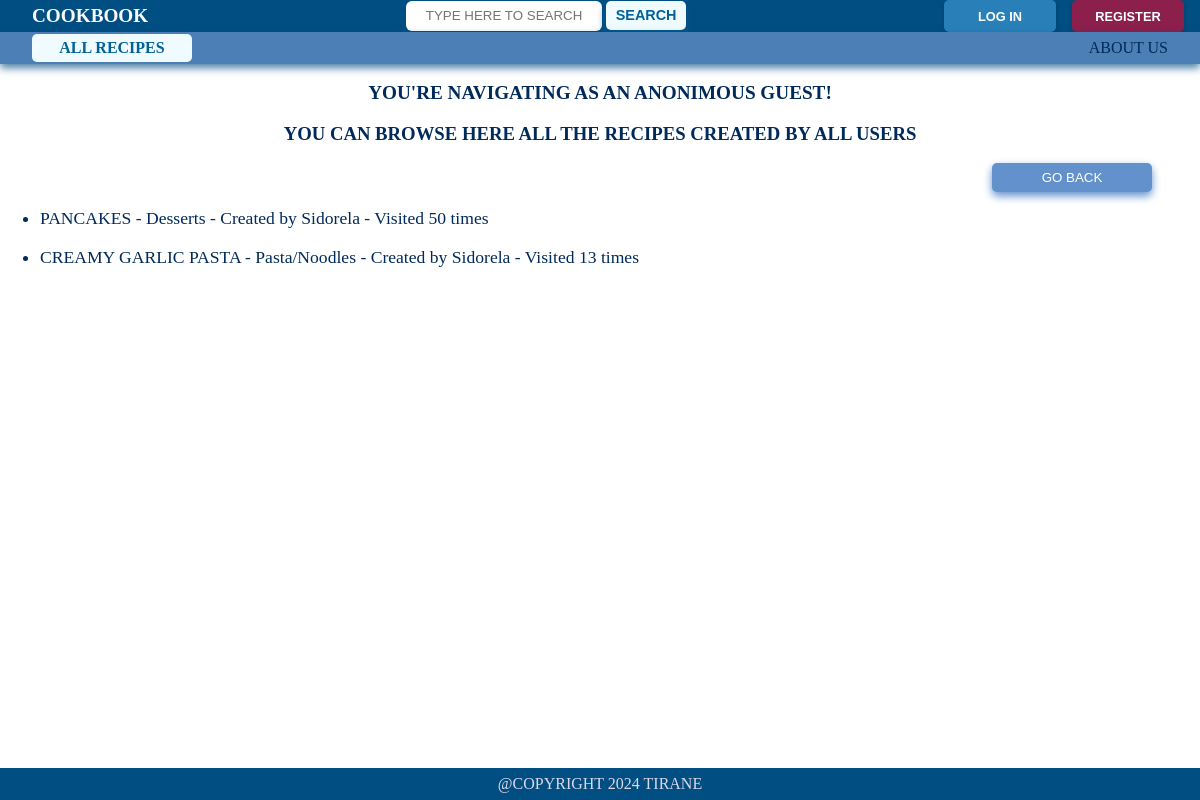
/all_recipe_list/, run on an earlier commit of the app's database.
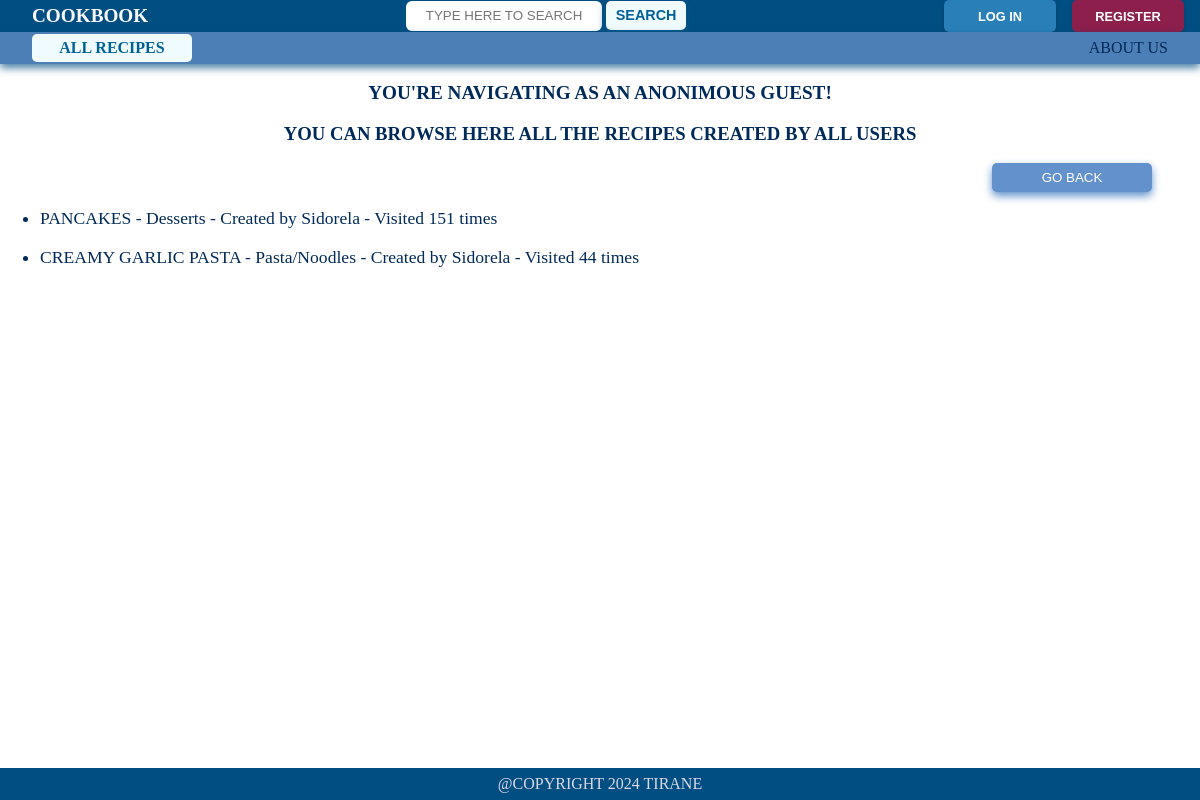
And on a later commit of the database.
### recipes/models.py (models this page shows, shortened)
class Recipe (models.Model):
    CATEGORIES = (
        ('appetizer','Appetizer'),
        ('soup', 'Soup'),
        ('salad', 'Salad'),
        ('main', 'Main dishes'),
        ('pasta', 'Pasta/Noodles'),
        ('rice', 'Rice/Grains'),
        ('vegetarian', 'Vegetarian'),
        ('vegan', 'Vegan'),
        ('seafood', 'Seafood'),
        ('meat', 'Meat'),
        ('pizza', 'Pizza'),
        ('sandwich', 'Sandwich/Wraps'),
        ('side', 'Side dishes'),
        ('breakfast/brunch', 'Breakfast/Bruch'),
        ('dessert', 'Desserts'),
        ('grill', 'Grilling/Barbecue'),
        ('healthy', 'Healthy/Low calories'),
        ('international', 'International Cuisine')
    )
    DIFFICULTY_LEVEL = (
        ('easy', 'Easy'),
        ('medium', 'Medium'),
        ('hard', 'Hard')
    )
    id = models.AutoField(primary_key=True, auto_created=True, editable=False)
    title = models.CharField(max_length=255)
    ingredients = models.TextField(blank=True, null=True)
    instructions = models.TextField(blank=True, null=True)
    category = models.CharField(
        max_length = 255,
        choices = CATEGORIES,
        default = None,
        blank = True,
        null = True
    )
    difficulty = models.CharField(
            max_length = 255,
            choices = DIFFICULTY_LEVEL,
            default = None,
            blank = True,
            null = True
        )
    cooking_time = models.PositiveIntegerField ()
    created_by = models.ForeignKey(User, related_name='recipes', on_delete=models.CASCADE)
    created_at = models.DateTimeField(default=now, editable=False)
    updated_at = models.DateTimeField(auto_now=True, blank=True)
    search_vector = SearchVectorField(null=True, editable = False)
    visit_count = models.PositiveIntegerField(default=0)

### account/models.py (models this page shows)
class User (AbstractBaseUser, PermissionsMixin):
    id=models.AutoField(primary_key=True, auto_created=True, editable=False)
    email=models.EmailField(unique=True)
    name=models.CharField(max_length=150, blank=True, null=True)
    is_active=models.BooleanField(default=True)
    is_superuser=models.BooleanField(default=False)
    is_staff=models.BooleanField(default=False)
    date_joined=models.DateTimeField(auto_now_add=True)
    last_login=models.DateTimeField(blank=True, null=True)
    objects=CustomUserManager()
    USERNAME_FIELD = 'email'
    EMAIL_FIELD='email'
    REQUIRED_FIELDS=['name']
    groups = models.ManyToManyField(Group, related_name='custom_user_set')
    user_permissions = models.ManyToManyField(Permission, related_name='custom_user_set')

### recipes/views.py (the view)
# urls.py: path('all_recipe_list/', views.all_recipe_list, name='all_recipe_list'),
def all_recipe_list(request):
    recipes = Recipe.objects.all()
    return render(request, 'recipes/all_recipe_list.html', {'recipes': recipes})

### recipes/templates/recipes/all_recipe_list.html
{% extends 'core/base.html' %}
{% block content %}
    <h3>YOU CAN BROWSE HERE ALL THE RECIPES CREATED BY ALL USERS</h3>
    <div class="go_back"><button class="back" id="back">Go back</button></div>
    <ul>
        {% for recipe in recipes %}
            <li><a href="{% url 'recipe_detail' recipe.id %}">{{ recipe.title|upper }} - {{ recipe.get_category_display}} - Created by {{ recipe.created_by.name|title }} - Visited {{ recipe.visit_count }} times</a></li><br>
        {% endfor %}
    </ul>
{% endblock %}

### core/templates/core/base.html (shortened to what this page needs)
{% load static %}
<!DOCTYPE html>
<html lang="en">
  <head>
    <link rel="stylesheet" href="{% static 'style.css' %}" />
  </head>
  <body>
    <nav>
      <div class="logo">
        <a href="{% url 'index' %}"><strong>COOKBOOK</strong></a>
      </div>
      {% if user.is_authenticated %}
      <form action="{% url 'search_results' %}" method="GET" class="search-form">
        <input type="text" name="q" id="search" placeholder="TYPE HERE TO SEARCH">
        <button type="submit" class="search-button">SEARCH</button>
      </form>
      <form action="{% url 'logout' %}" method="post">
        {% csrf_token %}
        <button type="submit" class="logout">Logout</button>
      </form>
      {% else %}
      <form action="{% url 'search_results' %}" method="GET" class="search-form">
        <input type="text" name="q" id="search" placeholder="TYPE HERE TO SEARCH">
        <button type="submit" class="search-button">SEARCH</button>
      </form>
      <div class="buttons">
        <div>
          <button class="login">
            <a href="{% url 'login' %}">LOG IN</a>
          </button>
        </div>
        <div>
          <button class="register">
            <a href="{% url 'register' %}">REGISTER</a>
          </button>
        </div>
      </div>
      {% endif %}
    </nav>
    <div class="main">
      {% if user.is_authenticated %}
      <div class="menu">
        <div class='all'><a href="{% url 'all_recipe_list' %}">ALL RECIPES</a></div>
        <div class='create-b'><a href="{% url 'create_recipe' %}">CREATE</a></div>
        <div class='profile'><a href="{% url 'user_recipe_list' %}">{{user.name|upper}}'S PROFILE</a></div>
      </div>
      {% else %}
      <div class="menu">
      <div class='all'><a href="{% url 'all_recipe_list' %}">ALL RECIPES</a></div>
      <div class="about"><a href="{% url 'about' %}">ABOUT US</a></div>
      </div>
      <br>
      <div class="text">YOU'RE NAVIGATING AS AN ANONIMOUS GUEST!
      </div>
      {% endif %} {% block content %} {% endblock %}
    </div>
    <footer>@COPYRIGHT 2024 TIRANE</footer>
  </body>
</html>

### static/style.css (style rules this page uses)
html, body { padding: 0; margin: 0; max-width: 100vw; }
body { background-color:#FFFFFF; display: grid; grid-template-rows: auto 1fr auto; min-height: 100vh; color: #002a59; }
nav, footer { width: 100%; background-color: #004e82; display: flex; align-items: center; height: 2rem; font-family: "Times New Roman", Times, serif; }
nav { justify-content: space-between; box-shadow: 0px 4px 8px #004e82b7; backdrop-filter: blur(10px); -webkit-backdrop-filter: blur(10px); border: none; transition: transform 0.3s ease-in-out; }
footer { justify-content: center; color: #DBD9E8; }
.buttons { display: flex; gap: 1rem; padding-right: 1rem; }
.logo { padding-left: 2rem; color: #faf9ff; font-size: 1.2rem; }
.login, .register, .logout { height: 2rem; border: none; color: white; font-size: 0.8rem; width: 7rem; font-weight: 700; text-transform: uppercase; border-radius: 5px; }
.login, .login_button, .logout { background-color: #2980B9 ; box-shadow: 0px 2px 4px rgba(0, 0, 0, 0.2); }
.register, .register_button { background-color: #8c1f4c; box-shadow: 0px 2px 4px rgba(0, 0, 0, 0.2) }
.main { grid-row: 2; }
a { color: inherit; text-decoration: none; }
.text { text-align: center; font-weight: 600; }
.menu { display: flex; align-items: center; justify-content: space-between; background-color: #4d7fb7; height: 2rem; padding-left: 2rem; padding-right: 2rem; box-shadow: 0px 4px 8px #004e82b7; backdrop-filter: blur(10px); -webkit-backdrop-filter: blur(10px); border: none; transition: transform 0.3s ease-in-out; }
h3 { text-align: center; }
input { border: none; border-radius: 6px; }
.text { font-size: 1.2rem; }
li { font-size: 1.1rem; }
form, h1 { display: flex; flex-direction: column; align-items: center; justify-content: center; }
.search-form input { text-align: center; width: 12rem; height: 1.8rem; }
#back, #comment { width: 10rem; background-color: #6291cb; box-shadow: 0 4px 8px #6291cb; color: white; text-transform: uppercase; border: none; border-radius: 5px; height: 1.8rem; }
.go_back { display: flex; justify-content: end; margin-right: 3rem; }
.search-form { display: inline-block; }
.search-button { display: inline-block; width: 5rem; background-color: #effbff; box-shadow: 0 4px 8px #02598c; color: #006299; border: none; border-radius: 5px; height: 1.8rem; font-weight: 700; font-size: 0.9rem; }
.all, .create-b, .profile { display: flex; align-items: center; justify-content: center; width: 10rem; background-color: #effbff; color: #006299; border: none; border-radius: 5px; height: 1.8rem; font-weight: 700; font-size: 1rem; }

What changed in the data, as far as the page shows it:
changed Recipe "PANCAKES": visit_count "50" → "151"
changed Recipe "CREAMY GARLIC PASTA": visit_count "13" → "44"
